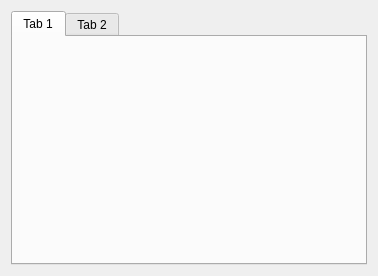
<?xml version="1.0" encoding="UTF-8"?>
<ui version="4.0">
 <class>RecordWindow</class>
 <widget class="QWidget" name="RecordWindow">
  <property name="geometry">
   <rect>
    <x>0</x>
    <y>0</y>
    <width>378</width>
    <height>276</height>
   </rect>
  </property>
  <property name="windowTitle">
   <string>Form</string>
  </property>
  <layout class="QVBoxLayout" name="verticalLayout">
   <item>
    <widget class="QTabWidget" name="tabWidget">
     <widget class="QWidget" name="TabAddRecord">
      <attribute name="title">
       <string>Tab 1</string>
      </attribute>
     </widget>
     <widget class="QWidget" name="TabDeleteRecord">
      <attribute name="title">
       <string>Tab 2</string>
      </attribute>
     </widget>
    </widget>
   </item>
  </layout>
 </widget>
 <resources/>
 <connections/>
</ui>
